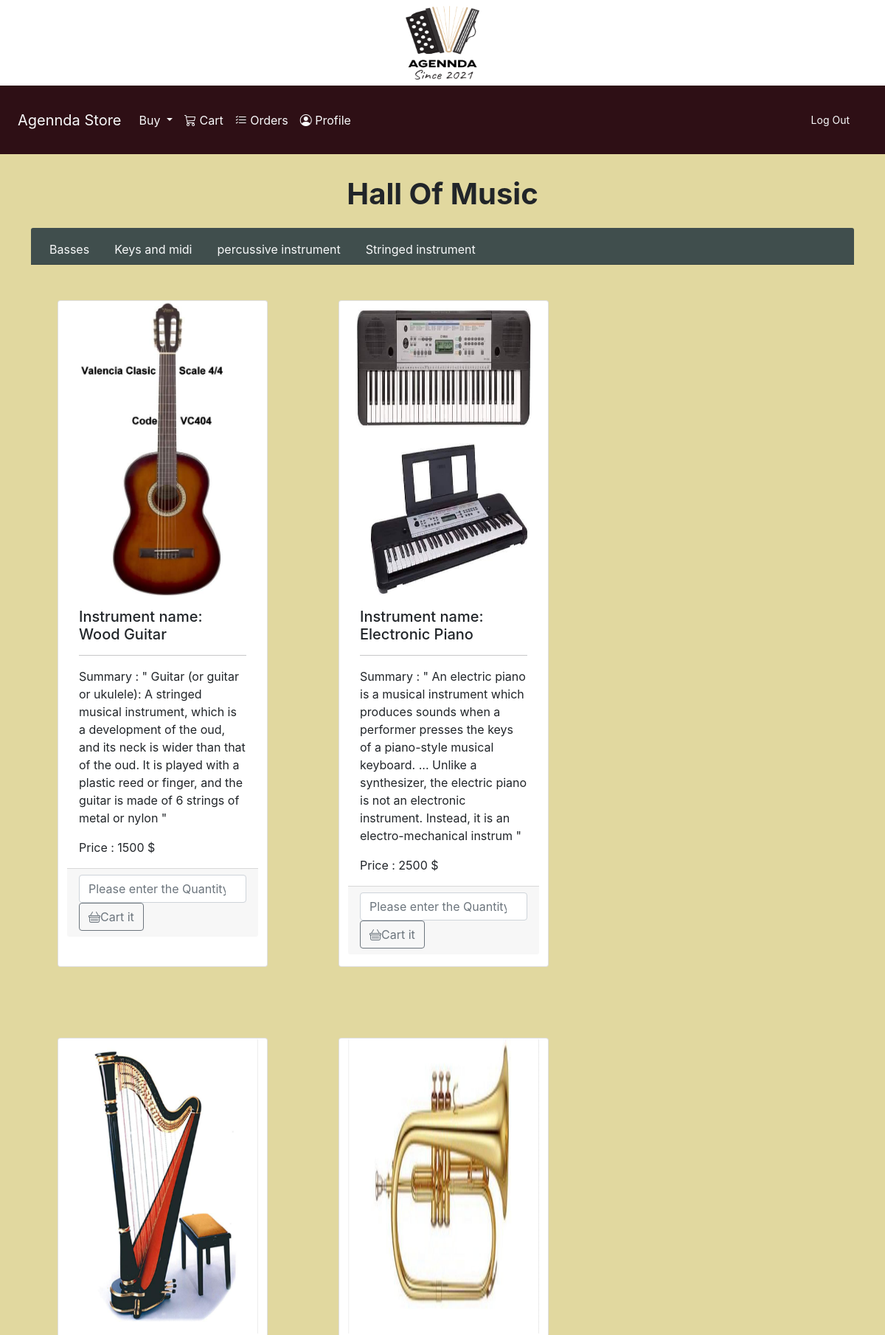
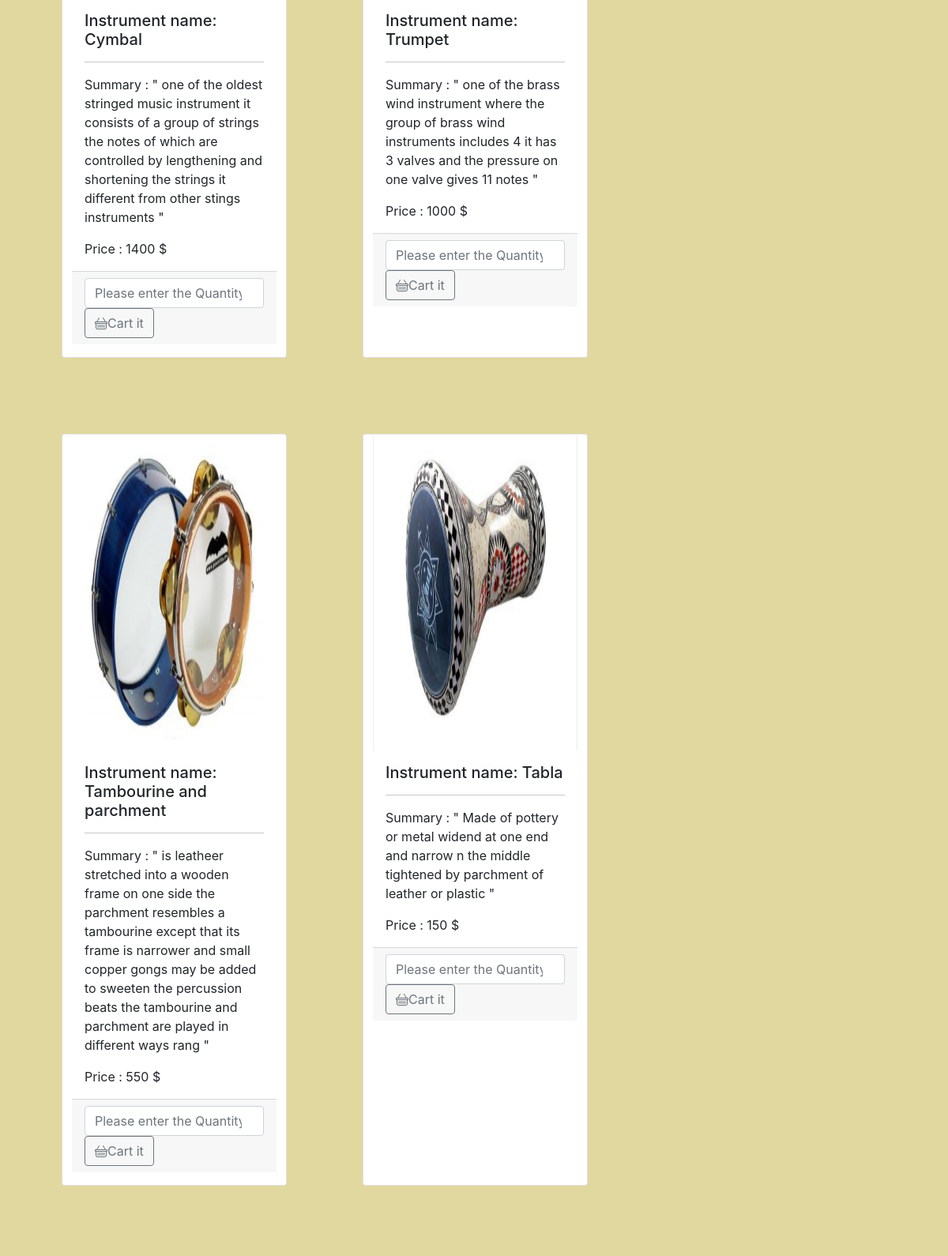
The page /alterPages/music.php (signed in, upper part) on the database its author committed (2 pictures, top to bottom).
### tables this page shows
CREATE TABLE `subcat` (
  `id` int(4) NOT NULL,
  `subname` varchar(255) NOT NULL,
  `type` varchar(255) NOT NULL
);

CREATE TABLE `product` (
  `id` int(4) NOT NULL,
  `proName` varchar(255) NOT NULL,
  `description` varchar(255) NOT NULL,
  `price` int(4) NOT NULL,
  `image` mediumtext NOT NULL,
  `adminId` int(4) NOT NULL,
  `categoryId` int(4) NOT NULL,
  `prodQuantity` int(11) NOT NULL
);

### alterPages/music.php (the view, shortened to what this page needs)
<html>
<head>
    <link href="https://cdn.jsdelivr.net/npm/bootstrap-icons@1.3.0/font/bootstrap-icons.css" rel="stylesheet">
    <link href="https://cdn.jsdelivr.net/npm/bootstrap@5.0.0-beta3/dist/css/bootstrap.min.css" rel="stylesheet">
</head>
<?php
include '../shared/navbar.php';
include '../shared/config.php';
?>
<body>
    <form method="POST">
        <div class="container col2 mt-4" style="text-align:center;">
            <p class="fs-1 fw-bold info"> Hall Of Music </p>
        </div>
        <div class="container align-center">
            <div class="card-header " style="background-color: #404e4d;">
                <ul class="nav nav-tabs card-header-tabs">
                    <?php
                    $select = "SELECT * FROM  `subcat` WHERE type = 'music' ";
                    $q = mysqli_query($conn, $select);
                    foreach ($q as $data) {
                    ?>
                        <li class="nav-item">
                            <a href="./music.php?cat=<?php echo $data['id']; ?>" name="category" class="nav-link text-light"><?php echo $data['subname'] ?></a>
                        </li>
                    <?php } ?>
                </ul>
            </div>
        </div>
        <?php
        if (isset($_GET['cat'])) {
            $cat = $_GET['cat'];
            $getting = "SELECT * FROM  `subcat` WHERE `id` = '$cat' ";
            $d = mysqli_query($conn, $getting);
        } else {
            $selectgdn = "SELECT  product.*,product.id AS prodId , subcat.*
            FROM (product
            INNER JOIN subcat ON product.categoryId=subcat.id)
            WHERE  subcat.type = 'music' ";
            $q = mysqli_query($conn, $selectgdn);
        ?>
            <div class="container ">
                <div class="row row-cols-2 row-cols-md-4">
                    <?php
                    foreach ($q as $data) {
                    ?>
                        <div class="card m-5">
                            <div>
                                <img src="product/<?php echo $data['image'] ?>" class="card-img-top" height="400px" alt="Product">
                                <div class="card-body">
                                    <h5 class="card-title"> Instrument name: <?php echo $data['proName'] ?> </h5>
                                    <hr>
                                    <p class="card-text"> Summary : " <?php echo $data['description'] ?> "</p>
                                    <p class="card-text"> Price : <?php echo $data['price'] ?> $ </p>
                                </div>
                                <form method="POST">
                                    <div class="card-footer">
                                        <input type="number" name="quan" class="form-control" placeholder="Please enter the Quantity" min=1 max=10 width="200px">
                                        <button type="submit" name="buy" value="<?php echo $data['prodId']; ?>" class="btn btn-outline-secondary"><i class="bi bi-basket"></i>Cart it</button>
                                    </div>
                                </form>
                            </div>
                        </div>
                    <?php } ?>
                </div>
            </div>
        <?php }
        ?>
        <?php
        include '../shared/script.php' ?>

### shared/navbar.php (style rules this page uses)
body { font-family: 'Inter', sans-serif; }

### rows shown on the page
subcat: subname "Basses"
subcat: subname "Keys and midi"
subcat: subname "percussive instrument"
subcat: subname "Stringed instrument"
product: image (picture), proName "Wood Guitar", description "Guitar (or guitar or ukulele): A stringed musical instrument, which is a development of the oud, and its neck is wider than that of the oud. It is played with a plastic reed or finger, and the guitar is made of 6 strings of metal or nylon", price "1500", $data['prodId'] 29 (drawn)
product: image (picture), proName "Electronic Piano", description "An electric piano is a musical instrument which produces sounds when a performer presses the keys of a piano-style musical keyboard. ... Unlike a synthesizer, the electric piano is not an electronic instrument. Instead, it is an electro-mechanical instrum", price "2500", $data['prodId'] 30 (drawn)
product: image (picture), proName "Cymbal", description "one of the oldest stringed music instrument it consists of a group of strings the notes of which are controlled by lengthening and shortening the strings it different from other stings instruments", price "1400", $data['prodId'] 35 (drawn)
product: image (picture), proName "Trumpet", description "one of the brass wind instrument where the group of brass wind instruments includes 4 it has 3 valves and the pressure on one valve gives 11 notes", price "1000", $data['prodId'] 36 (drawn)
product: image (picture), proName "Tambourine and parchment", description "is leatheer stretched into a wooden frame on one side the parchment resembles a tambourine except that its frame is narrower and small copper gongs may be added to sweeten the percussion beats the tambourine and parchment are played in different ways rang", price "550", $data['prodId'] 37 (drawn)
product: image (picture), proName "Tabla", description "Made of pottery or metal widend at one end and narrow n the middle tightened by parchment of leather or plastic", price "150", $data['prodId'] 38 (drawn)
